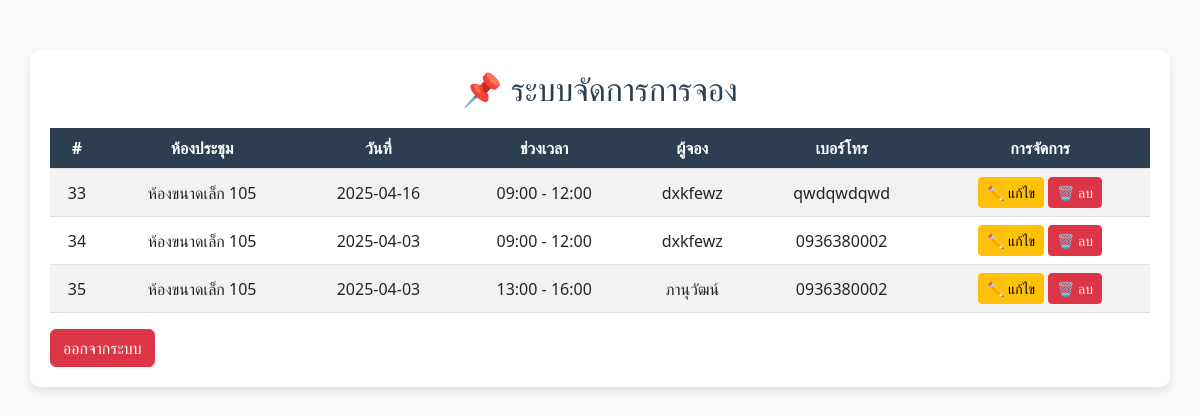
Before: /admin/admin_dashboard.php (signed in) with the older database file.
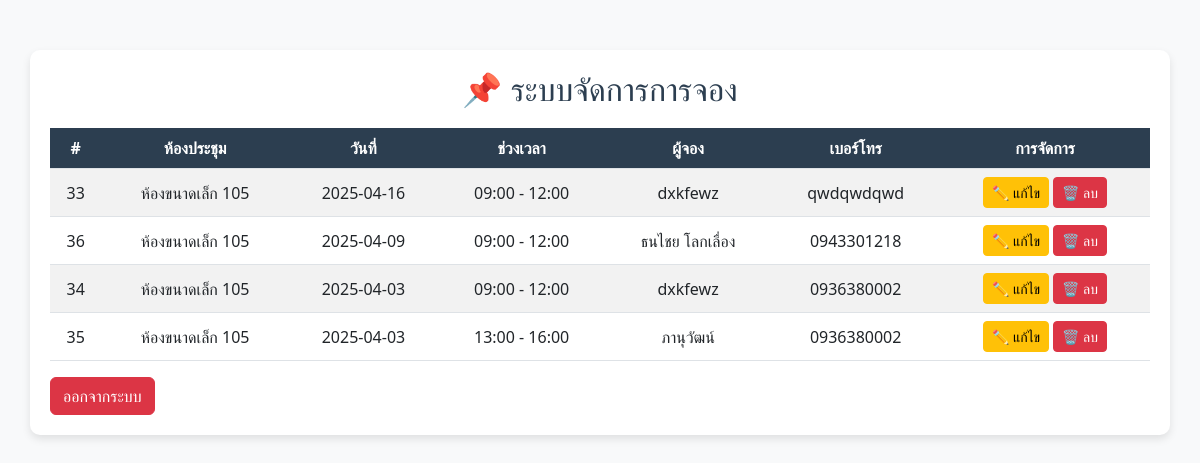
After: the same page with the newer database file.
### tables this page shows
CREATE TABLE `bookings` (
  `id` int(11) NOT NULL,
  `room_id` int(11) DEFAULT NULL,
  `customer_name` varchar(255) NOT NULL,
  `customer_phone` varchar(20) NOT NULL,
  `booking_date` date NOT NULL,
  `time_slot` varchar(50) NOT NULL,
  `department_id` int(11) DEFAULT NULL,
  `sub_department_id` int(11) DEFAULT NULL,
  `meeting_topic` varchar(255) DEFAULT NULL,
  `meeting_detail` text DEFAULT NULL
);

CREATE TABLE `rooms` (
  `id` int(11) NOT NULL,
  `name` varchar(255) NOT NULL,
  `size` varchar(50) DEFAULT NULL,
  `equipment` text DEFAULT NULL,
  `image` varchar(255) DEFAULT NULL
);

### admin/admin_dashboard.php (the view, shortened to what this page needs)
<?php
include __DIR__ . '/../config/config.php';
$sql = "SELECT b.id, b.booking_date, b.time_slot, b.customer_name, b.customer_phone, r.name AS room_name
        FROM bookings b
        JOIN rooms r ON b.room_id = r.id
        ORDER BY b.booking_date DESC";
$result = $conn->query($sql);
?>
<!DOCTYPE html>
<html lang="th">
<head>
    <link rel="stylesheet" href="https://cdn.jsdelivr.net/npm/bootstrap@5.3.0/dist/css/bootstrap.min.css">
</head>
<body>
    <div class="container">
        <h2>📌 ระบบจัดการการจอง</h2>
        <table class="table table-striped mt-3">
            <thead>
                <tr>
                    <th>#</th>
                    <th>ห้องประชุม</th>
                    <th>วันที่</th>
                    <th>ช่วงเวลา</th>
                    <th>ผู้จอง</th>
                    <th>เบอร์โทร</th>
                    <th>การจัดการ</th>
                </tr>
            </thead>
            <tbody>
                <?php while ($row = $result->fetch_assoc()) { ?>
                    <tr>
                        <td><?= $row['id']; ?></td>
                        <td><?= $row['room_name']; ?></td>
                        <td><?= $row['booking_date']; ?></td>
                        <td><?= $row['time_slot']; ?></td>
                        <td><?= $row['customer_name']; ?></td>
                        <td><?= $row['customer_phone']; ?></td>
                        <td>
                            <button class="btn btn-warning btn-sm edit-btn"
                                data-id="<?= $row['id']; ?>"
                                data-room="<?= $row['room_name']; ?>"
                                data-date="<?= $row['booking_date']; ?>"
                                data-time="<?= $row['time_slot']; ?>"
                                data-name="<?= $row['customer_name']; ?>"
                                data-phone="<?= $row['customer_phone']; ?>"
                                data-bs-toggle="modal" data-bs-target="#editModal">
                                ✏ แก้ไข
                            </button>
                            <a href="delete_booking.php?id=<?= $row['id']; ?>" class="btn btn-danger btn-sm" onclick="return confirm('ยืนยันการลบ?');">🗑 ลบ</a>
                        </td>
                    </tr>
                <?php } ?>
            </tbody>
        </table>
        <a href="admin_logout.php" class="btn btn-danger">ออกจากระบบ</a>
    </div>
</body>
</html>

Changed rows visible on the page:
added bookings: id "36", room.name "ห้องขนาดเล็ก 105", booking_date "2025-04-09", time_slot "09:00 - 12:00", customer_name "ธนไชย โลกเลื่อง", customer_phone "0943301218"
